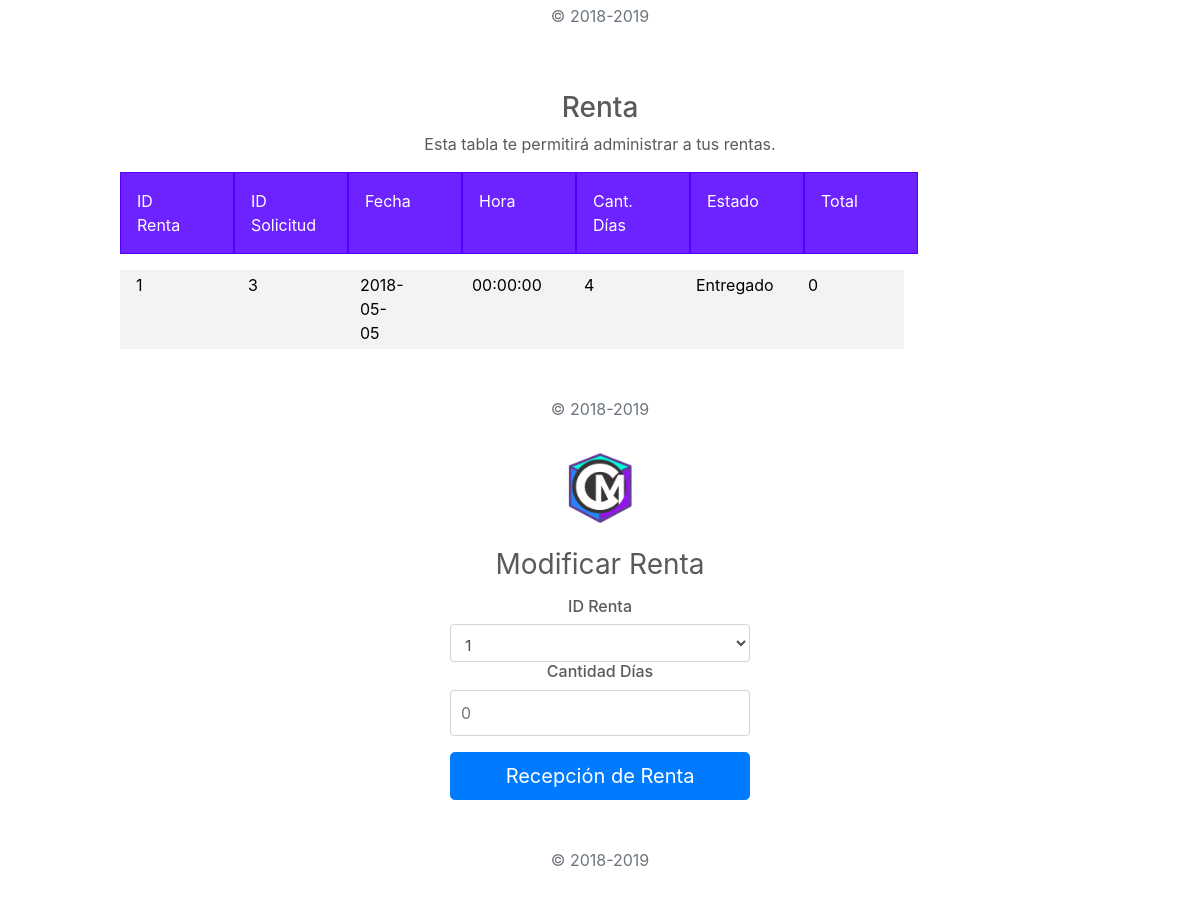
Page /UserAdmin/AdminRenta.php (signed in, middle part) on the earlier database version.
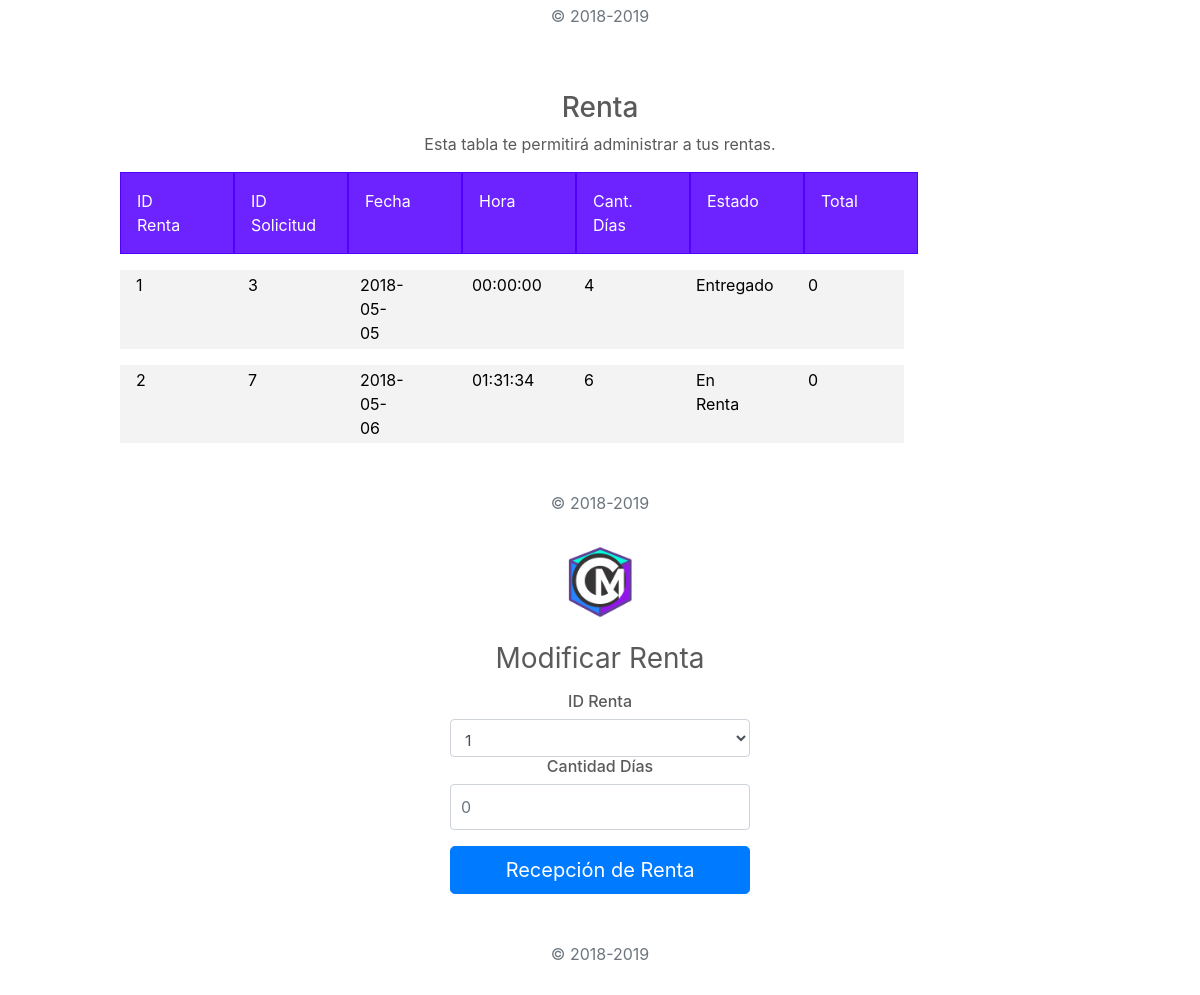
Same page on the later database version.
### tables this page shows
CREATE TABLE `renta` (
  `idRenta` int(11) NOT NULL,
  `idSolicitud` int(11) NOT NULL,
  `fecha` date NOT NULL,
  `hora` time NOT NULL,
  `cantDias` int(11) NOT NULL,
  `estado` varchar(50) NOT NULL,
  `total` float NOT NULL
);

### PHP/DBConexion.php (called while the page is built, shortened)
<?php
class User
{
    private $db;
    public function __construct($host, $port, $dbname, $dbuser, $password) {
        $dsn = "mysql:host=$host; dbname=$dbname;";
        try{
            $this->db = new PDO($dsn, $dbuser, $password);
            $this->db->setAttribute(PDO::ATTR_ERRMODE,PDO::ERRMODE_EXCEPTION);
        }
        catch(PDOException $ex)
        {
            echo 'Error en conexión con la conecion a la BD' . $ex.getMessage();
            die();
        }
    }
    public function consultRenta(){
        try {
            $sql = "SELECT * FROM `renta`";
            $rents = $this->db->prepare($sql);
            $rents->execute();
            $table = $rents;
            return $table;
        }
        catch (PDOException $ex) {
            echo "Error al obtener la tabla de Renta." . $ex->getMessage();
        }
    }
}

### PHP/ConsultSolicRenta.php (called while the page is built, shortened)
<?php
include 'DBconexion.php';
$consult = new User("localhost", "", "dbcirculomusical", "root", "");
$consultR = $consult->consultRenta();
$consultR1 = $consult->consultRenta();
?>

### UserAdmin/AdminRenta.php (the view, shortened to what this page needs)
<?php
    include '../PHP/ConsultSolicRenta.php';
?>
  <!doctype html>
  <html lang="en">
  <head>
    <link href="../bootstrap/dist/css/bootstrap.min.css" rel="stylesheet">
    <link href="adminStyle.css" rel="stylesheet">
    <link href="grid.css" rel="stylesheet">
  </head>
  <body class="text-center">
  <form class="form-signin" action="../PHP/InsertRent.php" method="POST">
      <p class="mt-5 mb-3 text-muted">&copy; 2018-2019</p>
    </form>
    <div class="table-consult">
      <h3>Renta</h3>
      <p>Esta tabla te permitirá administrar a tus rentas.</p>
      <div class="row">
        <div class="col-1 headerTableA">ID Renta</div>
        <div class="col-1 headerTableA">ID Solicitud</div>
        <div class="col-1 headerTableA">Fecha</div>
        <div class="col-1 headerTableA">Hora</div>
        <div class="col-1 headerTableA">Cant. Días</div>
        <div class="col-1 headerTableA">Estado</div>
        <div class="col-1 headerTableA">Total</div>
      </div>
      <?php
        while($v = $consultR->fetch(PDO::FETCH_ASSOC))
        {
          echo '<div class="row"> <div class="col-1">'.$v['idRenta'].'</div> <div class="col-1">'.$v['idSolicitud'].'</div> <div class="col-1">'.$v['fecha'].'</div> <div class="col-1">'.$v['hora'].'</div> <div class="col-1">'.$v['cantDias'].'</div> <div class="col-1">'.$v['estado'].'</div> <div class="col-1">'.$v['total'].'</div> </div>';
        }
      ?>
        <p class="mt-5 mb-3 text-muted">&copy; 2018-2019</p>
    </div>
    <form class="form-signin" action="../PHP/UpdateRent.php" method="POST">
      <a href="../Cover/Cover.html">
        <img class="mb-4" src="../resources/iconCM.png" alt="" width="72" height="72">
      </a>
      <h1 class="h3 mb-3 font-weight-normal">Modificar Renta</h1>
      <h6>ID Renta</h6>
      <select name="idRent" class="form-control" required autofocus>
        <?php
        while($d = $consultR1->fetch(PDO::FETCH_ASSOC))
        {
          echo'<option value='.$d['idRenta'].'>'.$d['idRenta'] .' </option>';
        }
      ?>
      </select>
      <h6>Cantidad Días</h6>
      <input type="number" placeholder="0" min="0" name="cantDias" class="form-control" required>
      <button class="btn btn-lg btn-primary btn-block" type="submit">Recepción de Renta</button>
      <p class="mt-5 mb-3 text-muted">&copy; 2018-2019</p>
    </form>
  </body>
  </html>

Differences in the rows shown:
added renta: idRenta "2", idSolicitud "7", fecha "2018-05-06", hora "01:31:34", cantDias "6", estado "En Renta", total "0"
